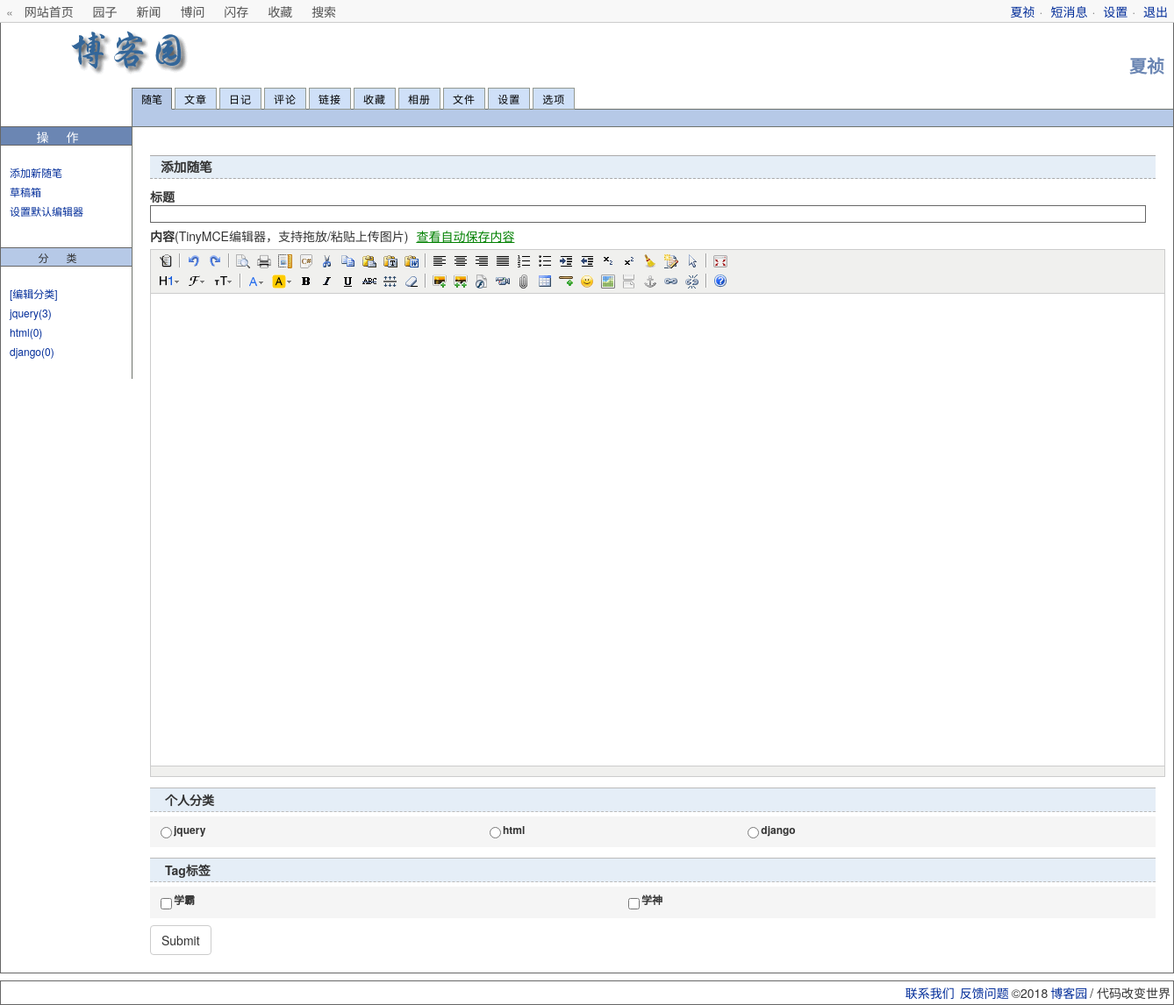
Page /addarticles/ (signed in) on the committed database.
### blog/models.py (models this page shows, shortened)
class UserInfo(AbstractUser):
    nid = models.AutoField(primary_key=True)
    telephone = models.CharField(max_length=11, null=True, unique=True)
    avatar = models.FileField(upload_to='avatars/', default="avatars/default.png")
    create_time = models.DateTimeField(verbose_name='创建时间', auto_now_add=True)
    blog = models.OneToOneField(to='Blog', to_field='nid', null=True, on_delete=models.CASCADE)

class Category(models.Model):
    nid = models.AutoField(primary_key=True)
    title = models.CharField(verbose_name='分类标题', max_length=32)
    blog = models.ForeignKey(verbose_name='所属博客', to='Blog', to_field='nid', on_delete=models.CASCADE)

class Tag(models.Model):
    nid = models.AutoField(primary_key=True)
    title = models.CharField(verbose_name='标签名称', max_length=32)
    blog = models.ForeignKey(verbose_name='所属博客', to='Blog', to_field='nid', on_delete=models.CASCADE)

### blog/views.py (the view)
# urls.py: path('addarticles/', views.addarticles),
def addarticles(request):
    user = request.user
    if request.method == "POST":
        title = request.POST.get("title")
        content = request.POST.get("content")
        user = request.user
        cate_pk = request.POST.get("cate")
        tags_pk_list = request.POST.getlist("tags")
        soup = BeautifulSoup(content, "html.parser")
        for tag in soup.find_all():
            if tag.name in ["script", ]:
                tag.decompose()
        desc = soup.text[0:150]
        article_obj = Article.objects.create(title=title, content=str(soup), user=user, category_id=cate_pk, desc=desc)
        for tag_pk in tags_pk_list:
            Article2Tag.objects.create(article_id=article_obj.pk, tag_id=tag_pk)
        return redirect("/backstage/")
    else:
        blog = user.blog
        cate_list = Category.objects.filter(blog=blog).annotate(c=Count("article__title")).values_list("title", "c")
        cate_list1 = Category.objects.filter(blog=blog)
        tags = Tag.objects.filter(blog=blog)
        return render(request, "addarticles.html", locals())

### templates/addarticles.html (shortened to what this page needs)
{%  extends 'backstage.html' %}
    {% block link %}
      <link rel="stylesheet" href="/static/css/backstage.css">
      <link rel="stylesheet" href="/static/css/addarticles.css">
      <link rel="stylesheet" href="/static/bootstrp/css/bootstrap.css">
    {% endblock %}
 {% block  content_area%}
     <form action="" method="post">
         <div id="Main">
         <div id="Editor_Edit_Header" class="CollapsibleTitle">
            <span id="Editor_Edit_headerTitle">添加随笔</span>
         </div>
         <div id="edit_title">
                <b>标题</b>
                <br>
             {% block title %}
                <input name="title" type="text" maxlength="200" id="Editor_Edit_txbTitle" onblur="localPreserver.saveDraftTitle();" onkeydown="title_keydown(event);" style="width:99%;">
                 {% endblock %}
         </div>
         <div id="edit_body_tip">
                <b>内容</b>(TinyMCE编辑器，支持拖放/粘贴上传图片)
                <span id="write_hint" style="color: green;">
                    <a href="javascript:void(0);" >查看自动保存内容</a>
                </span>
         </div>
         <div>
         </div>
         <div id="Editor_Edit_APOptions_Advancedpanel1">
					<div id="Editor_Edit_APOptions_Advancedpanel1_Header" class="subCollapsibleTitle">
                        <span id="Editor_Edit_APOptions_Advancedpanel1_headerTitle" class="subCollapsibleTitleText">个人分类</span>
					</div><div id="Editor_Edit_APOptions_Advancedpanel1_Contents" class="Edit" style="">
                    <table id="Editor_Edit_APOptions_Advancedpanel1_cklCategories" style="width:95%;">
							<tbody>
                            <tr>
                            {% block cate %}
                                 {% for cate in cate_list1 %}
								<td><input id={{ cate.pk }}+cate type="radio"  name="cate" value="{{ cate.pk }}"><label for={{ cate.pk }}+cate>{{ cate.title }}</label></td>
                                 {% endfor %}
                            {% endblock %}
							</tr>
						</tbody></table>
					</div>
				</div>
         <div id="Editor_Edit_APOptions_Advancedpanel1">
					<div id="Editor_Edit_APOptions_Advancedpanel1_Header" class="subCollapsibleTitle">
						<span id="Editor_Edit_APOptions_Advancedpanel1_headerTitle" class="subCollapsibleTitleText">Tag标签</span>
					</div><div id="Editor_Edit_APOptions_Advancedpanel1_Contents" class="Edit" style="">
                    <table id="Editor_Edit_APOptions_Advancedpanel1_cklCategories" style="width:95%;">
							<tbody>
                            <tr>
                                {% block tag %}
                                 {% for tag in tags %}
								<td><input id={{ tag.pk }}+tags type="checkbox"  name="tags" value="{{ tag.pk }}"><label for={{ tag.pk }}+tags>{{ tag.title }}</label></td>
                                 {% endfor %}
                                {% endblock %}
							</tr>
						</tbody></table>
					</div>
				</div>
                 <input type="submit" class="btn btn-default">
         </div>
     </form>
         {% endblock %}
  {% block cata %}
                        {% for foo in cate_list %}
                        <li><a href="javascript:void(0)">{{ foo.0 }}({{  foo.1 }})</a></li>
                        {% endfor %}
  {% endblock %}

### templates/backstage.html (shortened to what this page needs)
<!DOCTYPE html>
<html lang="en">
<head>
    {% block link %}{% endblock %}
</head>
<body>
<div id="top_nav">
        <div id="left">
            «  <a href="/index/">网站首页</a>
            <a href="javascript:void(0)">园子</a>
            <a href="javascript:void(0)">新闻</a>
            <a href="javascript:void(0)">博问</a>
            <a href="javascript:void(0)">闪存</a>
            <a href="javascript:void(0)">收藏</a>
            <a href="javascript:void(0)">搜索</a>
        </div>
        <div id="right">
            <a href="/{{ request.user.username }}/">{{ request.user.username }}</a>·
            <a href="javascript:void(0)">短消息</a>·
            <a href="javascript:void(0)">设置</a>·
            <a href="/logout/">退出</a>
        </div>
    </div>
<div id="main">
        <div id="main_nav"><a href="" target="_blank">修改密码</a>|
            <a href="">备份</a>|
            <a href="" target="_blank">模板</a></div>
        <div id="main_head">
            <div id="blog_title"><a href="{{ request.user.username }}">{{ request.user.username }}</a></div>
            <div id="SiteTitle"><a href="/index/"><img alt="logo" src="/static/images/adminlogo.gif"></a></div>
        </div>
        <div id="main_body">
            <div id="main_wrap">
                <div id="main_container">
                    <div id="tab_nav">
                        <ul>
                            <li><a id="TabPosts" href="/backstage/" class="current_nav">随笔</a></li>
                            <li><a id="TabArticles" href="javascript:void(0)">文章</a></li>
                            <li><a id="TabDiary" href="javascript:void(0)">日记</a></li>
                            <li><a id="TabFeedback" href="javascript:void(0)">评论</a></li>
                            <li><a id="TabLinks" href="javascript:void(0)">链接</a></li>
                            <li><a id="TabFavorites" href="javascript:void(0)">收藏</a></li>
                            <li><a id="TabGalleries" href="javascript:void(0)">相册</a></li>
                            <li><a id="TabFiles" href="javascript:void(0)">文件</a></li>
                            <li><a id="TabConfigure" href="javascript:void(0)">设置</a></li>
                            <li><a id="TabPreferences" href="javascript:void(0)">选项</a></li>
                        </ul>
                    </div>
                    <div id="sub_nav">
                    </div>
                {% block  content_area%}{% endblock %}
                </div>
            </div>
            <div id="left_container">
                <div id="left_nav">
                    <h2>操作</h2>
                    <ul>
                        <li><a href="/addarticles/">添加新随笔</a></li>
                        <li><a href="javascript:void(0)" id="nav_draft">草稿箱</a></li>
                        <li><a href="javascript:void(0)">设置默认编辑器</a></li>
                    </ul>
                </div>
                <div id="sidebar_categories">
                    <h2>分类</h2>
                    <ul id="post_categories">
                        <li><a href="javascript:void(0)">[编辑分类]</a></li>
                    {% block cata %}{% endblock %}
                    </ul>
                </div>
            </div>
        </div>
    </div>
<div id="footer">
        <a href="javascript:void(0)">联系我们</a><a href="javascript:void(0)">反馈问题</a>©2018<a href="/index/">博客园</a>/ 代码改变世界
    </div>
</body>
</html>

### static/css/backstage.css (style rules this page uses)
html { color:#000;background:#fff }
body,div,dl,dt,dd,ul,ol,li,h1,h2,h3,h4,h5,h6,pre,code,form,fieldset,legend,input,textarea,p,blockquote,th,td { margin:0;padding:0 }
table { border-collapse:collapse;border-spacing:0 }
fieldset,img { border:0 }
ol,ul { list-style:none }
h1,h2,h3,h4,h5,h6 { font-size:100%;font-weight:normal }
input,textarea,select { font-family:inherit;font-size:inherit;font-weight:inherit }
input,textarea,select { *font-size:100% }
html { margin:0;padding:0;background-color:#bbb }
body { font-family:Verdana,Arial,Helvetica,sans-serif;font-size:12px;line-height:1.5;margin:35px 5px 5px 5px;padding:0;background-color:#bbb }
img { border:0 }
a:link,a:visited,a:active { color:#002c99;text-decoration:none }
input[type=text] { height:20px }
#top_nav { background:none repeat scroll 0 0 #f8f8f8;border-bottom:1px solid #ccc;left:0;top:0;right:0;position:absolute;*width:100%;margin:auto;color:gray;height:26px;line-height:26px;padding-left:5px;padding-right:5px }
#top_nav #left { float:left;margin-left:2px }
#top_nav #left a { margin-left:9px;margin-right:9px }
#top_nav #right { float:right;margin-right:-3px }
#top_nav #right a { margin-left:5px;margin-right:5px }
#top_nav a { text-decoration:none }
#top_nav #left a:link,#top_nav #left a:active,#top_nav #left a:visited { color:#515151 }
#main { border:1px solid #666;background-color:#fff;color:#333 }
#main_nav { text-align:right;padding:5px 0;color:gray }
#main_nav a { padding:0 8px }
#blog_title { font-size:20px;font-weight:bold;float:right;text-align:right;padding:30px 10px 10px 0 }
#blog_title a:link,#blog_title a:visited,#blog_title a:active { color:#6b86b3;background:inherit }
#SiteTitle { padding:4px 4px 15px 80px }
#left_container { width:150px;float:left;margin-top:24px;*margin-top:28px;border-right:1px solid #6f736d;margin-right:-1px;font-size:12px }
#left_container h2 { padding:0;letter-spacing:20px;height:22px;line-height:22px }
#left_container ul { list-style:none;padding:10px }
#left_container ul li { line-height:22px;word-wrap:break-word }
#left_nav h2 { font-weight:normal;font-size:14px;color:#fff;border-bottom:1px solid #666;border-top:1px solid #666;background-color:#6b86b3;text-align:center }
#left_nav ul { list-style:none }
#sidebar_categories h2 { font-weight:normal; font-size:12px;border-bottom:1px solid #666;border-top:1px solid #666;background-color:#b6c9e7;text-align:center }
#main_wrap { margin-left:-150px;float:right;width:100%;padding-top:0;margin-top:0 }
#main_container { margin-left:150px }
#tab_nav { font-size:12px;padding:0;border-bottom:1px solid #6f736d;margin-left:-1px }
#tab_nav ul { float:left;margin-bottom:-1px }
#tab_nav li { float:left;margin-right:3px;padding:0 }
#tab_nav li a:link,#tab_nav li a:visited,#tab_nav li a:active { background-color:#cfe0f8;border:1px solid #949991;color:#000;float:left;letter-spacing:1px;padding:3px 10px;text-decoration:none }
#tab_nav li a.current_nav:link,#tab_nav li a.current_nav:visited,#tab_nav li a.current_nav:active { background-color:#b6c9e7;border-color:#6f736d #6f736d #b6c9e7 #6f736d;border-style:solid;border-width:1px;color:#000;letter-spacing:0;margin:0;padding:3px 10px }
#sub_nav { background-color:#b6c9e7;border-top:0 solid #6f736d;border-bottom:1px solid #6f736d;padding:0 10px;height:20px }
#footer { background:none repeat scroll 0 0 #fff;border:1px solid #666;color:#333;margin-top:8px;text-align:right;padding:3px }
#footer a { padding:0 3px }

### rows in the picture
UserInfo: user.username "夏祯"
Category: title "jquery"
Category: title "html"
Category: title "django"
Tag: title "学霸"
Tag: title "学神"

### other values in the picture
{{ foo.0 }} "jquery" "html" "django"
{{ foo.1 }} "3" "0" "0"
